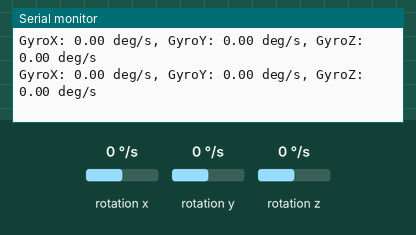
This sketch was run on a simulated Arduino Uno, built with avr-gcc and run on an emulated ATmega328P. Shown: the last lines printed to the serial monitor. Wiring (inferred from the names in the program): MPU-6050 motion sensor at I2C address 0x68. The test bench sets the inputs (shaded band); at power-on: rotation x 0 °/s, rotation y 0 °/s, rotation z 0 °/s.

Above: at 1.2 s.
1.3 s: rotation x set to -192 °/s
At 1.36 s:
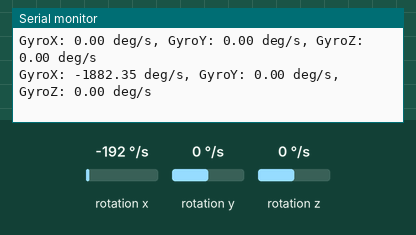
2.8 s: rotation y set to -192 °/s
At 2.8 s:
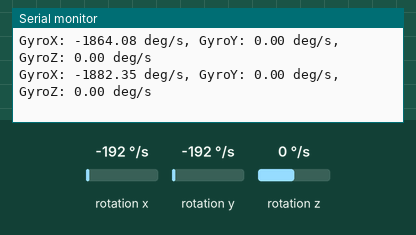
5.8 s: rotation z set to -192 °/s
At 5.89 s:
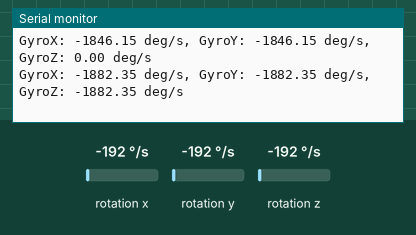
Timing chart, 0 to 8.8 s (numbered marks = the images above; inputs shaded):
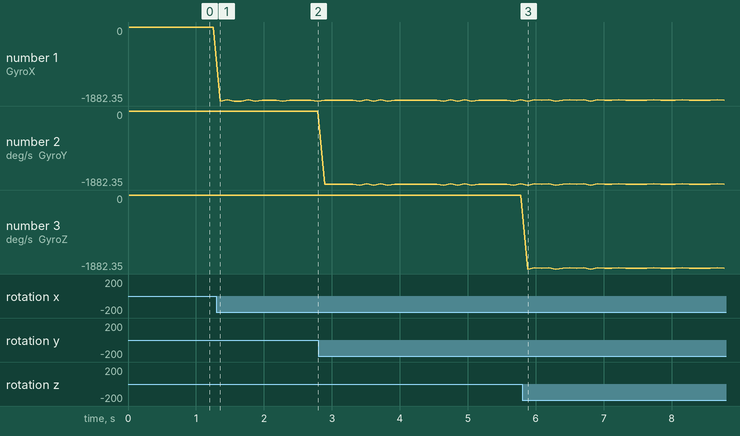

The sketch:

MPU6050_Gyro.ino
```cpp
#include <Wire.h>

const int MPU = 0x68; // MPU6050 I2C address
float GyroX, GyroY, GyroZ;
float GyroErrorX, GyroErrorY, GyroErrorZ;
float elapsedTime, currentTime, previousTime;
int c = 0;

void setup() {
  Serial.begin(19200);
  Wire.begin();                      // Initialize communication
  Wire.beginTransmission(MPU);       // Start communication with MPU6050
  Wire.write(0x6B);                  // Talk to the register 6B
  Wire.write(0x00);                  // Make reset - place a 0 into the 6B register
  Wire.endTransmission(true);        // End the transmission

  // Call this function if you need to get the IMU error values for your module
  calculate_IMU_error();
  delay(20);
}

void loop() {
  previousTime = currentTime;        // Previous time is stored before the actual time read
  currentTime = millis();            // Current time actual time read
  elapsedTime = (currentTime - previousTime) / 1000.0; // Divide by 1000 to get seconds

  // === Read gyroscope data === //
  Wire.beginTransmission(MPU);
  Wire.write(0x43); // Gyro data first register address 0x43
  Wire.endTransmission(false);
  Wire.requestFrom(MPU, 6, true); // Read 4 registers total, each axis value is stored in 2 registers
  GyroX = (Wire.read() << 8 | Wire.read()) / 131.0; // For a 250deg/s range we have to divide first the raw value by 131.0
  GyroY = (Wire.read() << 8 | Wire.read()) / 131.0;
  GyroZ = (Wire.read() << 8 | Wire.read()) / 131.0;

  // Correct the outputs with the calculated error values
  GyroX = GyroX + GyroErrorX;
  GyroY = GyroY + GyroErrorY;
  GyroZ = GyroZ + GyroErrorZ;

  // Print the angular velocity per second on the serial monitor
  Serial.print("GyroX: ");
  Serial.print(GyroX / elapsedTime);
  Serial.print(" deg/s, ");
  Serial.print("GyroY: ");
  Serial.print(GyroY / elapsedTime);
  Serial.print(" deg/s, ");
  Serial.print("GyroZ: ");
  Serial.print(GyroZ / elapsedTime);
  Serial.println(" deg/s");

  delay(100); // Adjust as needed to control the output rate
}

void calculate_IMU_error() {
  // Omitted for brevity. This function calculates the error values for gyroscopes.
  // You can include it if you need to calibrate your gyroscope.
}
```

Measured:
- after the input at 1.3 s, the serial monitor: prints a new line after 0.06 s (image 1)
- after the input at 5.8 s, the serial monitor: prints a new line after 0.08 s (image 3)
- plotted number 1: 0 → -1882.35 after the input at 1.3 s
